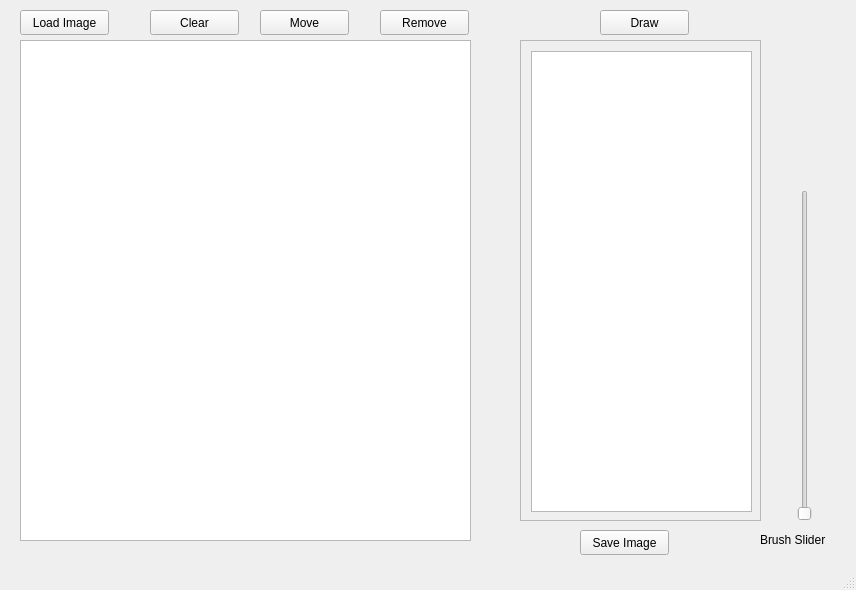
<?xml version="1.0" encoding="UTF-8"?>
<ui version="4.0">
 <class>MainWindow</class>
 <widget class="QMainWindow" name="MainWindow">
  <property name="geometry">
   <rect>
    <x>0</x>
    <y>0</y>
    <width>856</width>
    <height>590</height>
   </rect>
  </property>
  <property name="windowTitle">
   <string>Joint Diffusion</string>
  </property>
  <widget class="QWidget" name="centralwidget">
   <widget class="QGraphicsView" name="graphicsView">
    <property name="geometry">
     <rect>
      <x>20</x>
      <y>40</y>
      <width>451</width>
      <height>501</height>
     </rect>
    </property>
   </widget>
   <widget class="QPushButton" name="pushButton">
    <property name="geometry">
     <rect>
      <x>20</x>
      <y>10</y>
      <width>89</width>
      <height>25</height>
     </rect>
    </property>
    <property name="text">
     <string>Load Image</string>
    </property>
   </widget>
   <widget class="QScrollArea" name="scrollArea">
    <property name="geometry">
     <rect>
      <x>520</x>
      <y>40</y>
      <width>241</width>
      <height>481</height>
     </rect>
    </property>
    <property name="widgetResizable">
     <bool>true</bool>
    </property>
    <widget class="QWidget" name="scrollAreaWidgetContents">
     <property name="geometry">
      <rect>
       <x>0</x>
       <y>0</y>
       <width>239</width>
       <height>479</height>
      </rect>
     </property>
     <widget class="QListWidget" name="listWidget">
      <property name="geometry">
       <rect>
        <x>10</x>
        <y>10</y>
        <width>221</width>
        <height>461</height>
       </rect>
      </property>
     </widget>
    </widget>
   </widget>
   <widget class="QPushButton" name="pushButton_2">
    <property name="geometry">
     <rect>
      <x>580</x>
      <y>530</y>
      <width>89</width>
      <height>25</height>
     </rect>
    </property>
    <property name="text">
     <string>Save Image</string>
    </property>
   </widget>
   <widget class="QPushButton" name="pushButton_3">
    <property name="geometry">
     <rect>
      <x>600</x>
      <y>10</y>
      <width>89</width>
      <height>25</height>
     </rect>
    </property>
    <property name="text">
     <string>Draw</string>
    </property>
   </widget>
   <widget class="QPushButton" name="pushButton_4">
    <property name="geometry">
     <rect>
      <x>260</x>
      <y>10</y>
      <width>89</width>
      <height>25</height>
     </rect>
    </property>
    <property name="text">
     <string>Move</string>
    </property>
   </widget>
   <widget class="QPushButton" name="pushButton_5">
    <property name="geometry">
     <rect>
      <x>380</x>
      <y>10</y>
      <width>89</width>
      <height>25</height>
     </rect>
    </property>
    <property name="text">
     <string>Remove</string>
    </property>
   </widget>
   <widget class="QSlider" name="verticalSlider">
    <property name="geometry">
     <rect>
      <x>790</x>
      <y>190</y>
      <width>30</width>
      <height>331</height>
     </rect>
    </property>
    <property name="orientation">
     <enum>Qt::Vertical</enum>
    </property>
   </widget>
   <widget class="QLabel" name="label">
    <property name="geometry">
     <rect>
      <x>760</x>
      <y>530</y>
      <width>91</width>
      <height>20</height>
     </rect>
    </property>
    <property name="text">
     <string>Brush Slider</string>
    </property>
   </widget>
   <widget class="QPushButton" name="pushButton_6">
    <property name="geometry">
     <rect>
      <x>150</x>
      <y>10</y>
      <width>89</width>
      <height>25</height>
     </rect>
    </property>
    <property name="text">
     <string>Clear</string>
    </property>
   </widget>
  </widget>
  <widget class="QStatusBar" name="statusbar"/>
 </widget>
 <resources/>
 <connections/>
</ui>
